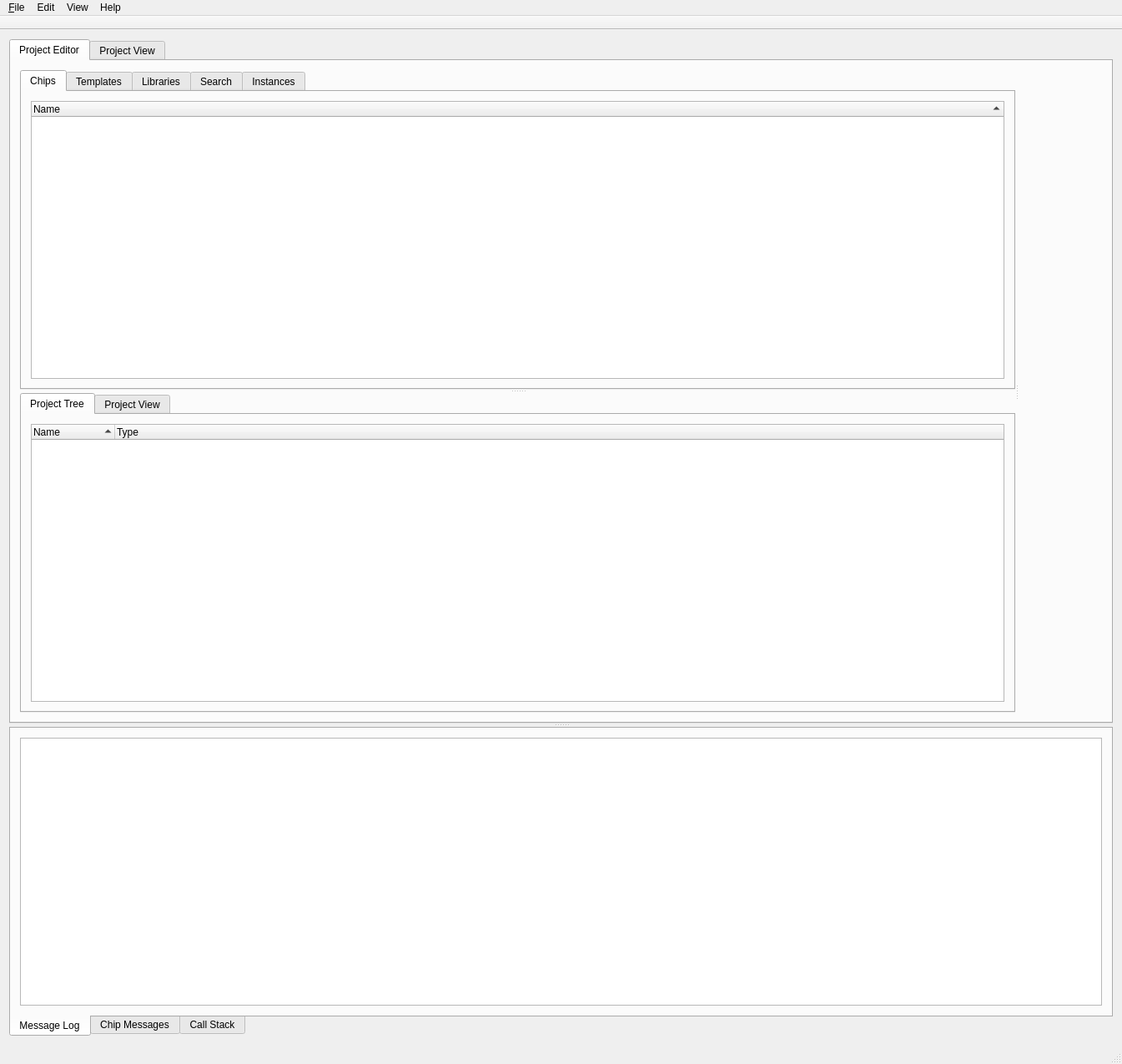
<?xml version="1.0" encoding="UTF-8"?>
<ui version="4.0">
 <class>MainWindow</class>
 <widget class="QMainWindow" name="MainWindow">
  <property name="geometry">
   <rect>
    <x>0</x>
    <y>0</y>
    <width>1345</width>
    <height>1275</height>
   </rect>
  </property>
  <property name="windowTitle">
   <string>ProjectX Editor</string>
  </property>
  <widget class="QWidget" name="centralWidget">
   <layout class="QGridLayout" name="gridLayout_11">
    <item row="0" column="0">
     <widget class="QSplitter" name="splitter_3">
      <property name="orientation">
       <enum>Qt::Vertical</enum>
      </property>
      <property name="opaqueResize">
       <bool>false</bool>
      </property>
      <widget class="QTabWidget" name="mainTabWidget">
       <property name="sizePolicy">
        <sizepolicy hsizetype="Expanding" vsizetype="Expanding">
         <horstretch>0</horstretch>
         <verstretch>0</verstretch>
        </sizepolicy>
       </property>
       <property name="currentIndex">
        <number>0</number>
       </property>
       <widget class="QWidget" name="tab_3">
        <attribute name="title">
         <string>Project Editor</string>
        </attribute>
        <layout class="QGridLayout" name="gridLayout_2">
         <item row="0" column="0">
          <widget class="QSplitter" name="splitter_2">
           <property name="orientation">
            <enum>Qt::Horizontal</enum>
           </property>
           <property name="opaqueResize">
            <bool>false</bool>
           </property>
           <widget class="QSplitter" name="splitter_1">
            <property name="sizePolicy">
             <sizepolicy hsizetype="Expanding" vsizetype="Expanding">
              <horstretch>2</horstretch>
              <verstretch>0</verstretch>
             </sizepolicy>
            </property>
            <property name="baseSize">
             <size>
              <width>0</width>
              <height>0</height>
             </size>
            </property>
            <property name="orientation">
             <enum>Qt::Vertical</enum>
            </property>
            <widget class="QTabWidget" name="tabWidget_1">
             <property name="currentIndex">
              <number>0</number>
             </property>
             <widget class="QWidget" name="tab_1">
              <attribute name="title">
               <string>Chips</string>
              </attribute>
              <layout class="QGridLayout" name="gridLayout_3">
               <item row="0" column="0">
                <widget class="m3d::PacketTreeWidget" name="packetTreeWidget">
                 <property name="showDropIndicator" stdset="0">
                  <bool>false</bool>
                 </property>
                 <property name="sortingEnabled">
                  <bool>true</bool>
                 </property>
                 <attribute name="headerShowSortIndicator" stdset="0">
                  <bool>true</bool>
                 </attribute>
                 <column>
                  <property name="text">
                   <string notr="true">Name</string>
                  </property>
                 </column>
                </widget>
               </item>
              </layout>
             </widget>
             <widget class="QWidget" name="tab_8">
              <attribute name="title">
               <string>Templates</string>
              </attribute>
              <layout class="QGridLayout" name="gridLayout_7">
               <item row="0" column="0">
                <widget class="m3d::TemplateTreeWidget" name="templateWidget">
                 <property name="sortingEnabled">
                  <bool>true</bool>
                 </property>
                 <column>
                  <property name="text">
                   <string>Name</string>
                  </property>
                 </column>
                </widget>
               </item>
              </layout>
             </widget>
             <widget class="QWidget" name="tab_11">
              <attribute name="title">
               <string>Libraries</string>
              </attribute>
              <layout class="QGridLayout" name="gridLayout_13">
               <item row="0" column="0">
                <widget class="m3d::LibraryTreeWidget" name="libraryWidget">
                 <column>
                  <property name="text">
                   <string>Name</string>
                  </property>
                 </column>
                </widget>
               </item>
              </layout>
             </widget>
             <widget class="QWidget" name="tab">
              <attribute name="title">
               <string>Search</string>
              </attribute>
              <layout class="QGridLayout" name="gridLayout_8">
               <item row="0" column="0">
                <widget class="m3d::SearchWidget" name="searchWidget" native="true">
                 <property name="focusPolicy">
                  <enum>Qt::StrongFocus</enum>
                 </property>
                </widget>
               </item>
              </layout>
             </widget>
             <widget class="QWidget" name="tab_2">
              <attribute name="title">
               <string>Instances</string>
              </attribute>
              <layout class="QGridLayout" name="gridLayout_9">
               <item row="0" column="0">
                <widget class="m3d::InstanceTreeWidget" name="treeWidget_instances">
                 <property name="sortingEnabled">
                  <bool>true</bool>
                 </property>
                 <column>
                  <property name="text">
                   <string>Name</string>
                  </property>
                 </column>
                </widget>
               </item>
              </layout>
             </widget>
            </widget>
            <widget class="QTabWidget" name="tabWidget_2">
             <property name="currentIndex">
              <number>0</number>
             </property>
             <widget class="QWidget" name="tab_5">
              <attribute name="title">
               <string>Project Tree</string>
              </attribute>
              <layout class="QGridLayout" name="gridLayout_4">
               <item row="0" column="0">
                <widget class="m3d::ProjectTreeWidget" name="projectTreeWidget">
                 <property name="sortingEnabled">
                  <bool>true</bool>
                 </property>
                 <attribute name="headerShowSortIndicator" stdset="0">
                  <bool>true</bool>
                 </attribute>
                 <column>
                  <property name="text">
                   <string notr="true">Name</string>
                  </property>
                 </column>
                 <column>
                  <property name="text">
                   <string>Type</string>
                  </property>
                 </column>
                </widget>
               </item>
              </layout>
             </widget>
             <widget class="QWidget" name="tab_6">
              <attribute name="title">
               <string>Project View</string>
              </attribute>
              <layout class="QGridLayout" name="gridLayout_5">
               <item row="0" column="0">
                <widget class="m3d::ProjectViewWidget" name="projectWidget1" native="true">
                 <property name="focusPolicy">
                  <enum>Qt::WheelFocus</enum>
                 </property>
                </widget>
               </item>
              </layout>
             </widget>
            </widget>
           </widget>
           <widget class="m3d::EditorContainer" name="mainWidget" native="true">
            <property name="sizePolicy">
             <sizepolicy hsizetype="Expanding" vsizetype="Expanding">
              <horstretch>15</horstretch>
              <verstretch>0</verstretch>
             </sizepolicy>
            </property>
            <property name="minimumSize">
             <size>
              <width>100</width>
              <height>100</height>
             </size>
            </property>
            <property name="focusPolicy">
             <enum>Qt::NoFocus</enum>
            </property>
            <layout class="QVBoxLayout" name="verticalLayout">
             <property name="leftMargin">
              <number>0</number>
             </property>
             <property name="topMargin">
              <number>0</number>
             </property>
             <property name="rightMargin">
              <number>0</number>
             </property>
             <property name="bottomMargin">
              <number>0</number>
             </property>
            </layout>
           </widget>
          </widget>
         </item>
        </layout>
       </widget>
       <widget class="QWidget" name="tab_4">
        <attribute name="title">
         <string>Project View</string>
        </attribute>
        <layout class="QGridLayout" name="gridLayout_6">
         <item row="0" column="0">
          <widget class="m3d::ProjectViewWidget" name="projectWidget2" native="true">
           <property name="focusPolicy">
            <enum>Qt::WheelFocus</enum>
           </property>
          </widget>
         </item>
        </layout>
       </widget>
      </widget>
      <widget class="QTabWidget" name="tabWidgetMessages">
       <property name="tabPosition">
        <enum>QTabWidget::South</enum>
       </property>
       <property name="tabShape">
        <enum>QTabWidget::Rounded</enum>
       </property>
       <property name="currentIndex">
        <number>0</number>
       </property>
       <widget class="QWidget" name="tab_7">
        <attribute name="title">
         <string>Message Log</string>
        </attribute>
        <layout class="QGridLayout" name="gridLayout">
         <item row="0" column="0">
          <widget class="m3d::MsgLogWidget" name="msgLogWidget"/>
         </item>
        </layout>
       </widget>
       <widget class="QWidget" name="tab_9">
        <attribute name="title">
         <string>Chip Messages</string>
        </attribute>
        <layout class="QGridLayout" name="gridLayout_10">
         <item row="0" column="0">
          <widget class="m3d::ChipMessagesWidget" name="chipMessagesWidget"/>
         </item>
        </layout>
       </widget>
       <widget class="QWidget" name="tab_10">
        <attribute name="title">
         <string>Call Stack</string>
        </attribute>
        <layout class="QGridLayout" name="gridLayout_12">
         <item row="0" column="0">
          <widget class="m3d::CallStackWidget" name="callStackWidget"/>
         </item>
        </layout>
       </widget>
      </widget>
     </widget>
    </item>
   </layout>
  </widget>
  <widget class="QMenuBar" name="menuBar">
   <property name="geometry">
    <rect>
     <x>0</x>
     <y>0</y>
     <width>1345</width>
     <height>21</height>
    </rect>
   </property>
   <widget class="QMenu" name="menuFile">
    <property name="title">
     <string>&amp;File</string>
    </property>
   </widget>
   <widget class="QMenu" name="menuView">
    <property name="title">
     <string>View</string>
    </property>
   </widget>
   <widget class="QMenu" name="menuHelp">
    <property name="title">
     <string>Help</string>
    </property>
   </widget>
   <widget class="QMenu" name="menuEdit">
    <property name="title">
     <string>Edit</string>
    </property>
   </widget>
   <addaction name="menuFile"/>
   <addaction name="menuEdit"/>
   <addaction name="menuView"/>
   <addaction name="menuHelp"/>
  </widget>
  <widget class="QToolBar" name="mainToolBar">
   <property name="sizePolicy">
    <sizepolicy hsizetype="Preferred" vsizetype="Preferred">
     <horstretch>0</horstretch>
     <verstretch>0</verstretch>
    </sizepolicy>
   </property>
   <property name="movable">
    <bool>false</bool>
   </property>
   <property name="iconSize">
    <size>
     <width>40</width>
     <height>40</height>
    </size>
   </property>
   <property name="floatable">
    <bool>false</bool>
   </property>
   <attribute name="toolBarArea">
    <enum>TopToolBarArea</enum>
   </attribute>
   <attribute name="toolBarBreak">
    <bool>false</bool>
   </attribute>
  </widget>
  <widget class="QStatusBar" name="statusBar"/>
 </widget>
 <layoutdefault spacing="6" margin="11"/>
 <customwidgets>
  <customwidget>
   <class>m3d::PacketTreeWidget</class>
   <extends>QTreeWidget</extends>
   <header>packettreewidget.h</header>
  </customwidget>
  <customwidget>
   <class>m3d::ProjectTreeWidget</class>
   <extends>QTreeWidget</extends>
   <header>projecttreewidget.h</header>
  </customwidget>
  <customwidget>
   <class>m3d::ProjectViewWidget</class>
   <extends>QWidget</extends>
   <header>projectviewwidget.h</header>
   <container>1</container>
   <slots>
    <slot>invalidateGraphics()</slot>
    <slot>onDestroyDevice()</slot>
    <slot>SetForceVSync(bool)</slot>
   </slots>
  </customwidget>
  <customwidget>
   <class>m3d::TemplateTreeWidget</class>
   <extends>QTreeWidget</extends>
   <header>templatetreewidget.h</header>
  </customwidget>
  <customwidget>
   <class>m3d::SearchWidget</class>
   <extends>QWidget</extends>
   <header>searchwidget.h</header>
   <container>1</container>
  </customwidget>
  <customwidget>
   <class>m3d::InstanceTreeWidget</class>
   <extends>QTreeWidget</extends>
   <header>instancetreewidget.h</header>
  </customwidget>
  <customwidget>
   <class>m3d::MsgLogWidget</class>
   <extends>QPlainTextEdit</extends>
   <header>msglogwidget.h</header>
  </customwidget>
  <customwidget>
   <class>m3d::ChipMessagesWidget</class>
   <extends>QTreeWidget</extends>
   <header>chipmessageswidget.h</header>
  </customwidget>
  <customwidget>
   <class>m3d::CallStackWidget</class>
   <extends>QTreeWidget</extends>
   <header>callstackwidget.h</header>
  </customwidget>
  <customwidget>
   <class>m3d::EditorContainer</class>
   <extends>QWidget</extends>
   <header>EditorContainer.h</header>
   <container>1</container>
  </customwidget>
  <customwidget>
   <class>m3d::LibraryTreeWidget</class>
   <extends>QTreeWidget</extends>
   <header>librarytreewidget.h</header>
  </customwidget>
 </customwidgets>
 <resources>
  <include location="editorapp.qrc"/>
 </resources>
 <connections/>
</ui>
